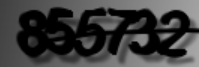
#> input picture crawler/temp.png, 199 x 67 px
$ python captcha.py
#> lines starting #> are read from the running program, lines starting #| are printed output that depends on the picture
import cv2
import pytesseract
import re


def ocrText():
    im_gray = cv2.imread('temp.png', cv2.IMREAD_GRAYSCALE)
#> im_gray is the input picture: shape (67, 199); min 0, max 167, mean 60.4
    (thresh, im_bw) = cv2.threshold(im_gray, 127, 255, cv2.THRESH_TRUNC | cv2.THRESH_OTSU)
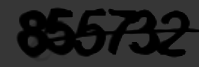
#> im_bw: shape (67, 199); min 0, max 54, mean 34.5
#> thresh = 54
#> (the run stopped early here; a loop or call above may not have finished)
